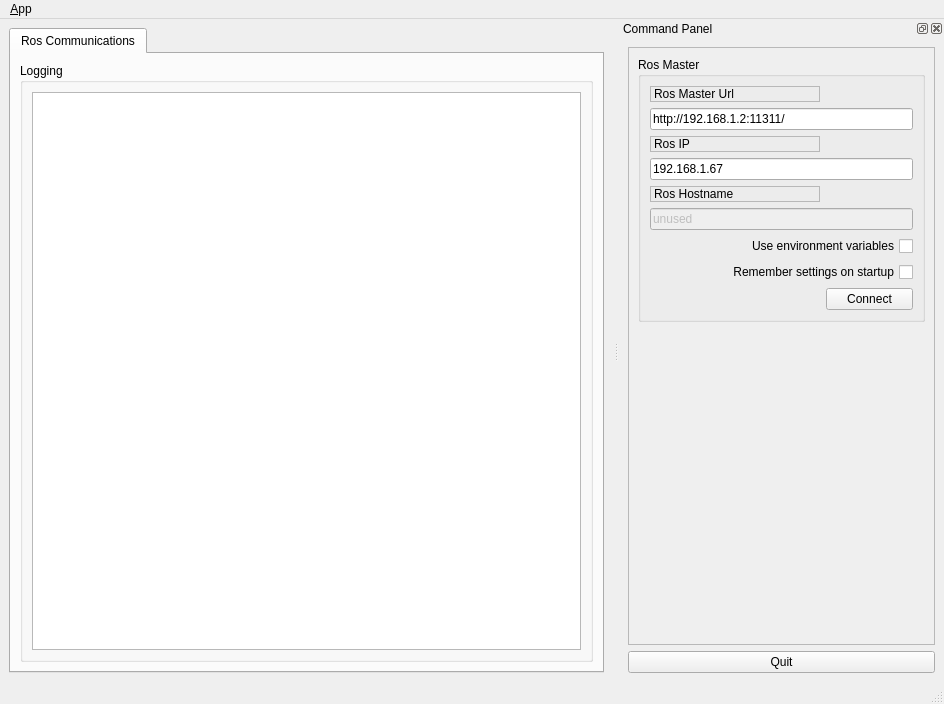
<?xml version="1.0" encoding="UTF-8"?>
<ui version="4.0">
 <class>MainWindowDesign</class>
 <widget class="QMainWindow" name="MainWindowDesign">
  <property name="geometry">
   <rect>
    <x>0</x>
    <y>0</y>
    <width>944</width>
    <height>704</height>
   </rect>
  </property>
  <property name="windowTitle">
   <string>QRosApp</string>
  </property>
  <property name="windowIcon">
   <iconset>
    <normaloff>:/images/icon.png</normaloff>:/images/icon.png</iconset>
  </property>
  <property name="locale">
   <locale language="English" country="Australia"/>
  </property>
  <widget class="QWidget" name="centralwidget">
   <layout class="QHBoxLayout">
    <item>
     <widget class="QTabWidget" name="tab_manager">
      <property name="minimumSize">
       <size>
        <width>100</width>
        <height>0</height>
       </size>
      </property>
      <property name="locale">
       <locale language="English" country="Australia"/>
      </property>
      <property name="currentIndex">
       <number>0</number>
      </property>
      <widget class="QWidget" name="tab_status">
       <attribute name="title">
        <string>Ros Communications</string>
       </attribute>
       <layout class="QVBoxLayout" name="verticalLayout_2">
        <item>
         <widget class="QGroupBox" name="groupBox_12">
          <property name="sizePolicy">
           <sizepolicy hsizetype="MinimumExpanding" vsizetype="Preferred">
            <horstretch>0</horstretch>
            <verstretch>0</verstretch>
           </sizepolicy>
          </property>
          <property name="title">
           <string>Logging</string>
          </property>
          <layout class="QGridLayout" name="gridLayout_3">
           <item row="0" column="0">
            <widget class="QListWidget" name="view_logging"/>
           </item>
          </layout>
         </widget>
        </item>
       </layout>
      </widget>
     </widget>
    </item>
   </layout>
  </widget>
  <widget class="QMenuBar" name="menubar">
   <property name="geometry">
    <rect>
     <x>0</x>
     <y>0</y>
     <width>944</width>
     <height>20</height>
    </rect>
   </property>
   <widget class="QMenu" name="menu_File">
    <property name="title">
     <string>&amp;App</string>
    </property>
    <addaction name="action_Preferences"/>
    <addaction name="separator"/>
    <addaction name="actionAbout"/>
    <addaction name="actionAbout_Qt"/>
    <addaction name="separator"/>
    <addaction name="action_Quit"/>
   </widget>
   <addaction name="menu_File"/>
  </widget>
  <widget class="QStatusBar" name="statusbar"/>
  <widget class="QDockWidget" name="dock_status">
   <property name="sizePolicy">
    <sizepolicy hsizetype="Minimum" vsizetype="Preferred">
     <horstretch>0</horstretch>
     <verstretch>0</verstretch>
    </sizepolicy>
   </property>
   <property name="minimumSize">
    <size>
     <width>325</width>
     <height>368</height>
    </size>
   </property>
   <property name="allowedAreas">
    <set>Qt::RightDockWidgetArea</set>
   </property>
   <property name="windowTitle">
    <string>Command Panel</string>
   </property>
   <attribute name="dockWidgetArea">
    <number>2</number>
   </attribute>
   <widget class="QWidget" name="dockWidgetContents_2">
    <layout class="QVBoxLayout" name="verticalLayout">
     <item>
      <widget class="QFrame" name="frame">
       <property name="sizePolicy">
        <sizepolicy hsizetype="Minimum" vsizetype="Preferred">
         <horstretch>0</horstretch>
         <verstretch>0</verstretch>
        </sizepolicy>
       </property>
       <property name="frameShape">
        <enum>QFrame::StyledPanel</enum>
       </property>
       <property name="frameShadow">
        <enum>QFrame::Raised</enum>
       </property>
       <layout class="QVBoxLayout" name="verticalLayout_3">
        <item>
         <widget class="QGroupBox" name="groupBox">
          <property name="title">
           <string>Ros Master</string>
          </property>
          <layout class="QGridLayout" name="gridLayout">
           <item row="0" column="0">
            <widget class="QLabel" name="label">
             <property name="frameShape">
              <enum>QFrame::StyledPanel</enum>
             </property>
             <property name="frameShadow">
              <enum>QFrame::Raised</enum>
             </property>
             <property name="text">
              <string>Ros Master Url</string>
             </property>
            </widget>
           </item>
           <item row="1" column="0" colspan="2">
            <widget class="QLineEdit" name="line_edit_master">
             <property name="text">
              <string>http://192.168.1.2:11311/</string>
             </property>
            </widget>
           </item>
           <item row="2" column="0">
            <widget class="QLabel" name="label_2">
             <property name="frameShape">
              <enum>QFrame::StyledPanel</enum>
             </property>
             <property name="frameShadow">
              <enum>QFrame::Raised</enum>
             </property>
             <property name="text">
              <string>Ros IP</string>
             </property>
            </widget>
           </item>
           <item row="3" column="0" colspan="2">
            <widget class="QLineEdit" name="line_edit_host">
             <property name="text">
              <string>192.168.1.67</string>
             </property>
            </widget>
           </item>
           <item row="4" column="0">
            <widget class="QLabel" name="label_3">
             <property name="frameShape">
              <enum>QFrame::StyledPanel</enum>
             </property>
             <property name="frameShadow">
              <enum>QFrame::Raised</enum>
             </property>
             <property name="text">
              <string>Ros Hostname</string>
             </property>
            </widget>
           </item>
           <item row="5" column="0" colspan="2">
            <widget class="QLineEdit" name="line_edit_topic">
             <property name="enabled">
              <bool>false</bool>
             </property>
             <property name="text">
              <string>unused</string>
             </property>
            </widget>
           </item>
           <item row="6" column="0" colspan="2">
            <widget class="QCheckBox" name="checkbox_use_environment">
             <property name="layoutDirection">
              <enum>Qt::RightToLeft</enum>
             </property>
             <property name="text">
              <string>Use environment variables</string>
             </property>
            </widget>
           </item>
           <item row="7" column="0" colspan="2">
            <widget class="QCheckBox" name="checkbox_remember_settings">
             <property name="layoutDirection">
              <enum>Qt::RightToLeft</enum>
             </property>
             <property name="text">
              <string>Remember settings on startup</string>
             </property>
            </widget>
           </item>
           <item row="8" column="0">
            <spacer name="horizontalSpacer">
             <property name="orientation">
              <enum>Qt::Horizontal</enum>
             </property>
             <property name="sizeHint" stdset="0">
              <size>
               <width>170</width>
               <height>21</height>
              </size>
             </property>
            </spacer>
           </item>
           <item row="8" column="1">
            <widget class="QPushButton" name="button_connect">
             <property name="enabled">
              <bool>true</bool>
             </property>
             <property name="sizePolicy">
              <sizepolicy hsizetype="MinimumExpanding" vsizetype="Fixed">
               <horstretch>0</horstretch>
               <verstretch>0</verstretch>
              </sizepolicy>
             </property>
             <property name="toolTip">
              <string>Set the target to the current joint trajectory state.</string>
             </property>
             <property name="statusTip">
              <string>Clear all waypoints and set the target to the current joint trajectory state.</string>
             </property>
             <property name="text">
              <string>Connect</string>
             </property>
            </widget>
           </item>
          </layout>
         </widget>
        </item>
        <item>
         <spacer name="verticalSpacer_3">
          <property name="orientation">
           <enum>Qt::Vertical</enum>
          </property>
          <property name="sizeHint" stdset="0">
           <size>
            <width>20</width>
            <height>233</height>
           </size>
          </property>
         </spacer>
        </item>
       </layout>
      </widget>
     </item>
     <item>
      <widget class="QPushButton" name="quit_button">
       <property name="sizePolicy">
        <sizepolicy hsizetype="MinimumExpanding" vsizetype="Fixed">
         <horstretch>0</horstretch>
         <verstretch>0</verstretch>
        </sizepolicy>
       </property>
       <property name="text">
        <string>Quit</string>
       </property>
      </widget>
     </item>
    </layout>
   </widget>
  </widget>
  <action name="action_Quit">
   <property name="text">
    <string>&amp;Quit</string>
   </property>
   <property name="shortcut">
    <string>Ctrl+Q</string>
   </property>
   <property name="shortcutContext">
    <enum>Qt::ApplicationShortcut</enum>
   </property>
  </action>
  <action name="action_Preferences">
   <property name="text">
    <string>&amp;Preferences</string>
   </property>
  </action>
  <action name="actionAbout">
   <property name="text">
    <string>&amp;About</string>
   </property>
  </action>
  <action name="actionAbout_Qt">
   <property name="text">
    <string>About &amp;Qt</string>
   </property>
  </action>
 </widget>
 <resources/>
 <connections>
  <connection>
   <sender>action_Quit</sender>
   <signal>triggered()</signal>
   <receiver>MainWindowDesign</receiver>
   <slot>close()</slot>
   <hints>
    <hint type="sourcelabel">
     <x>-1</x>
     <y>-1</y>
    </hint>
    <hint type="destinationlabel">
     <x>399</x>
     <y>299</y>
    </hint>
   </hints>
  </connection>
  <connection>
   <sender>quit_button</sender>
   <signal>clicked()</signal>
   <receiver>MainWindowDesign</receiver>
   <slot>close()</slot>
   <hints>
    <hint type="sourcelabel">
     <x>859</x>
     <y>552</y>
    </hint>
    <hint type="destinationlabel">
     <x>469</x>
     <y>299</y>
    </hint>
   </hints>
  </connection>
 </connections>
</ui>
